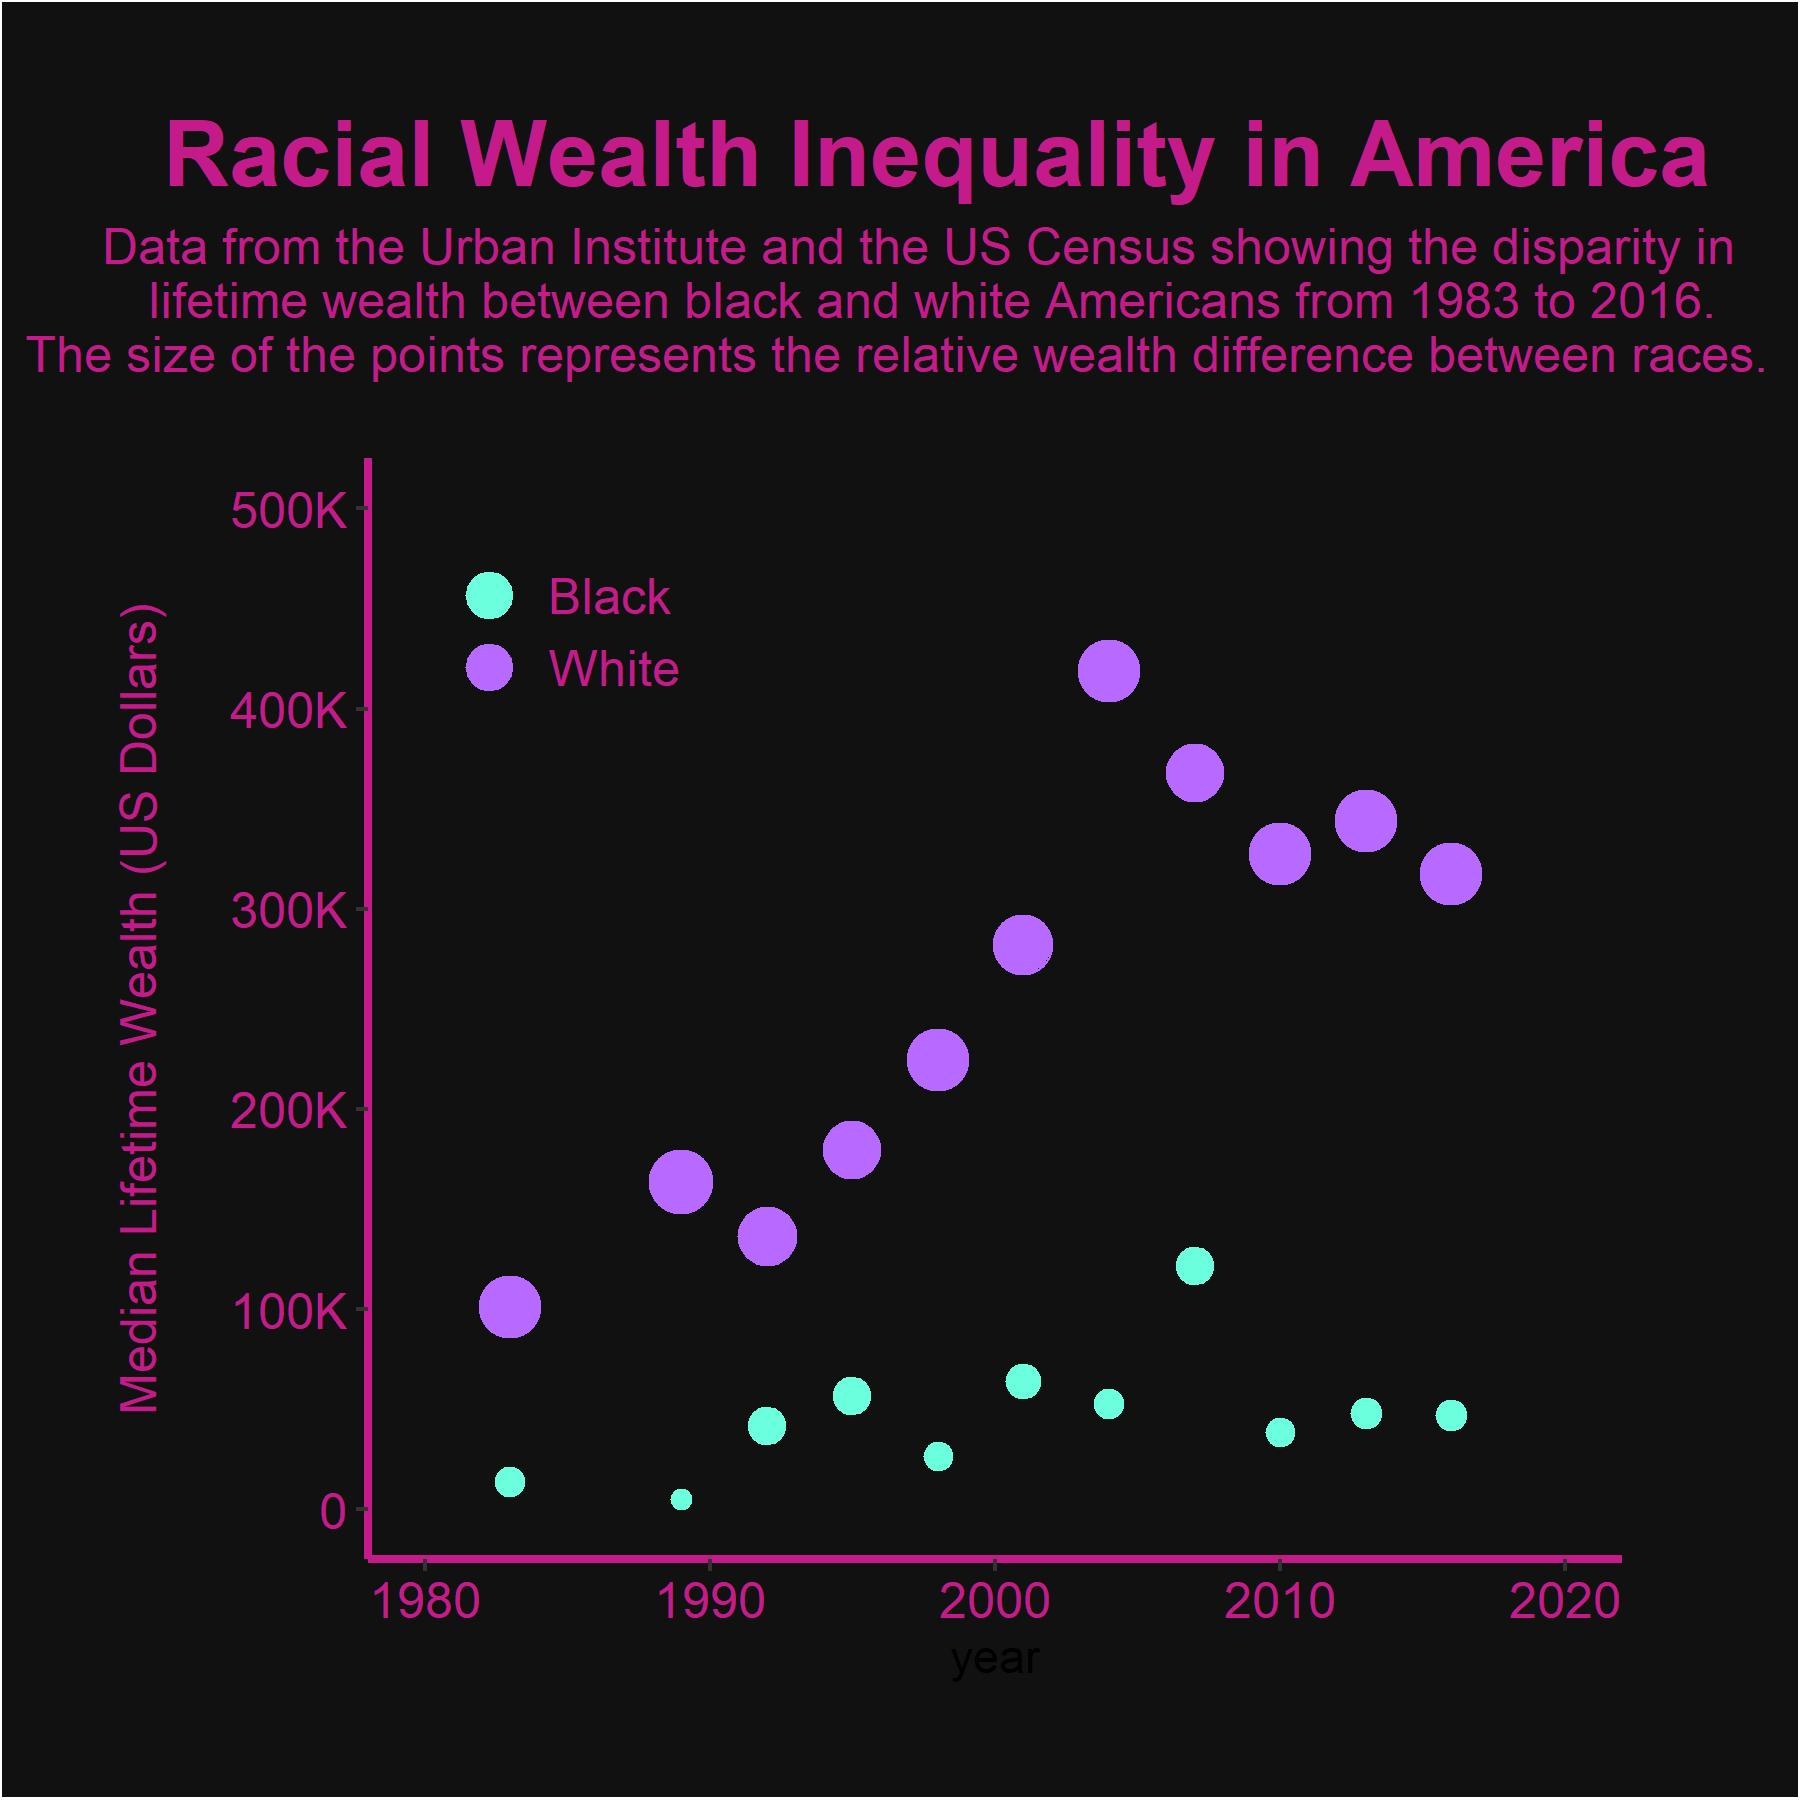

R code for this plot:
library(tidyverse)
devtools::install_github("dgrtwo/gganimate")
library(gganimate)

tuesdata <- tidytuesdayR::tt_load('2021-02-09')
wealth <- tuesdata$lifetime_wealth

median_wealth <- filter(wealth, type == "Median")
d <- median_wealth %>%  
  pivot_wider(names_from=race, values_from=wealth_lifetime) %>%  
  mutate(Black_perc = 100 * (Black / (Black + White)), White_perc = 100 * (White / (Black + White)))

select_year <- d$year[11]
d_year <- filter(d, year <= select_year) %>% select(year, Black, White, Black_perc, White_perc) 
p <- ggplot(data = d_year, aes(x=year, frame = year)) + 
  geom_point(aes(y = Black, colour = "Black",size=Black_perc, cumulative = TRUE)) +
  geom_point(aes(y = White, colour = "White",size=White_perc, cumulative = TRUE)) +
  scale_colour_manual(values=c("Black"="#6bffdd", "White"="#b869ff")) +
  scale_size(limits=c(0,100), range=c(1,7), guide = 'none') +
  xlim(1980,2020) + 
  scale_y_continuous(labels = scales::label_number_si(), limits=c(0,500000)) +
  labs(title="Racial Wealth Inequality in America", 
       subtitle="Data from the Urban Institute and the US Census showing the disparity in\nlifetime wealth between black and white Americans from 1983 to 2016.\nThe size of the points represents the relative wealth difference between races.\n",
       y="Median Lifetime Wealth (US Dollars)\n") +
  guides(colour = guide_legend(override.aes = list(size=5))) +
  theme(panel.background = element_rect(fill = "#111111"),
        plot.background = element_rect(fill = "#111111"),
        legend.background = element_rect(fill = "#111111"),
        plot.title = element_text(colour = "#c51b8a", size=22, face="bold", hjust = 0.7),
        plot.subtitle = element_text(colour = "#c51b8a", size=12, hjust = 0.7),
        legend.title = element_blank(),
        legend.position=c(0.05,0.95),
        legend.justification=c(0,1),
        legend.key = element_rect(size = 5, fill = "#111111"),
        legend.text = element_text(colour="#c51b8a", size=12),
        axis.title.y=element_text(colour = "#c51b8a", size=12),
        axis.text.x=element_text(colour = "#c51b8a", size=12),
        axis.text.y=element_text(colour = "#c51b8a", size=12),
        axis.line.x = element_line(color="#c51b8a", size = 1),
        axis.line.y = element_line(color="#c51b8a", size = 1),
        plot.margin=unit(c(1,1.5,1,1),"cm"),
        panel.grid.major = element_blank(),panel.grid.minor = element_blank()
  )
p
ggsave(p, filename = "09022021.jpg", height=6, width=6, unit="in")

anim <- p +
  transition_states(year, transition_length = 4, state_length = 1) +
  enter_fade() +
  exit_fade() + shadow_mark()
animate(anim, nframes = 22, height = 6, width = 6, units = "in", res=150)
anim_save("09022021.gif", animation = last_animation())
